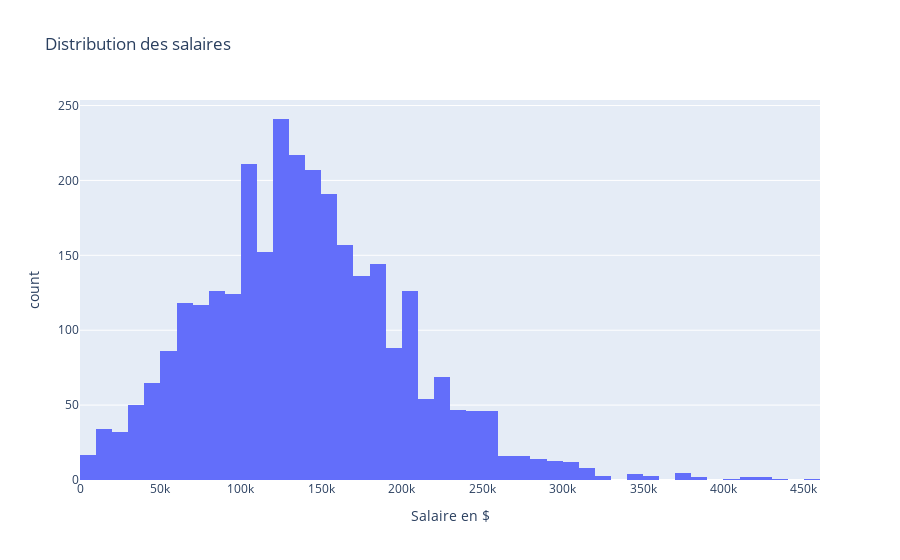

Notebook code cell kept with this figure:
### Markdown cell above
Les employés ayant un ratio de télétravail (TT) très élevé (100%) ont des salaires moyens moins élevés, tandis que ceux travaillant moins à distance (20%) ont des salaires plus haut. En gros, une plus grande flexibilité de TT pourrait être associée à de plus bas salaires

### Code cell
fig = px.histogram(data, x=target, title='Distribution des salaires',
                   labels={target: 'Salaire en $', 'count': 'Fréquence'})
fig.show()

### Figure 1 — Plotly figure (JSON) as saved in the notebook; plotly's stock layout.template omitted (floating-point values rounded to 4 significant figures; data arrays with more than 128 entries replaced by an {"elided": "..."} marker saying what was removed)
{"data": [{"alignmentgroup": "True", "bingroup": "x", "hovertemplate": "Salaire en $=%{x}<br>count=%{y}<extra></extra>", "legendgroup": "", "marker": {"color": "#636efa", "pattern": {"shape": ""}}, "name": "", "offsetgroup": "", "orientation": "v", "showlegend": false, "type": "histogram", "x": {"elided": "3004 int values"}, "xaxis": "x", "yaxis": "y"}], "layout": {"barmode": "relative", "legend": {"tracegroupgap": 0}, "title": {"text": "Distribution des salaires"}, "xaxis": {"anchor": "y", "domain": [0, 1], "title": {"text": "Salaire en $"}}, "yaxis": {"anchor": "x", "domain": [0, 1], "title": {"text": "count"}}}}
